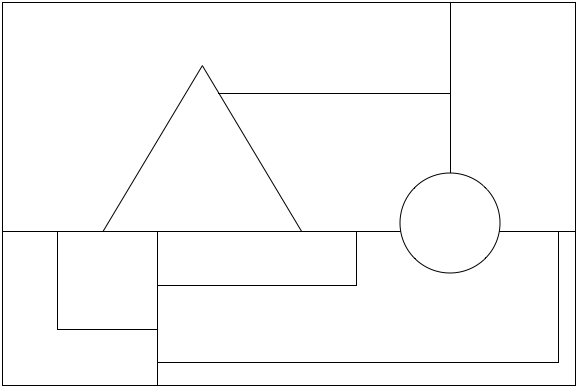
#> input picture src/images/sample.png, 577 x 387 px
$ python -i __init__.py   (imports and definitions only)
#> lines starting #> are read from the running program, lines starting #| are printed output that depends on the picture
from collections import Counter
from importlib.metadata import metadata
from itertools import product
from random import seed, shuffle
from urllib.request import urlopen

import networkx as nx
from PIL import Image, ImageDraw
from pulp import LpBinary, LpProblem, LpVariable, lpDot, lpSum, value

# [1 line that did not run here, left out]
# [1 line that did not run here, left out]
# [1 line that did not run here, left out]


def load_image(src: str, times: int = 1) -> Image.Image:
    """画像ファイルの読込み"""
#> called with src = '../images/sample.png', times = 1

    with urlopen(src) if src.startswith("http") else open(src, "rb") as fd:  # noqa: PTH123 S310
        im = Image.open(fd).convert("RGB")
    # 代表色(最も使用頻度の多い色)を抽出
    cc = max((v, k) for k, v in Counter(im.getdata()).items())[1]
#> cc = (255, 255, 255)
    # RGB=(0,1,?)の色をなくす
    for y, x in product(range(im.height), range(im.width)):
        r, g, b = im.getpixel((x, y))[:3]
        if (r, g) == (0, 1):
            im.putpixel(0, 0, b)
    # 代表色のエリアをRGB=(0,1,通し番号)で塗りつぶす
    n = 0
    for y, x in product(range(im.height), range(im.width)):
        if im.getpixel((x, y)) != cc:
            continue
        ImageDraw.floodfill(im, (x, y), (0, 1, n))
        n += 1
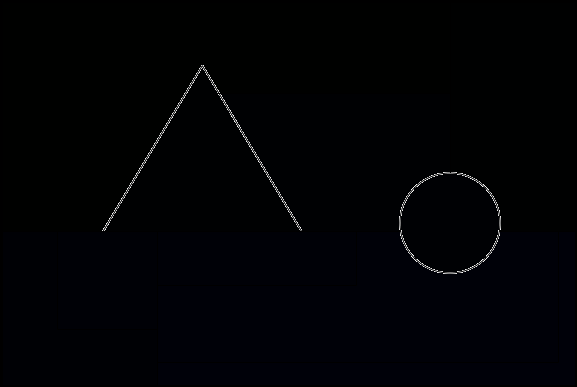
#> im: PIL image 577x387 RGB; mean R, G, B 1, 1.9, 4.4
#> after the loop, n = 10
    # 境界を少し広げる
    seed(1)
    dd = [(-1, 0), (0, -1), (0, 1), (1, 0)]
    for _ in range(times):
        lst = list(product(range(1, im.height - 1), range(1, im.width - 1)))
        shuffle(lst)
        for y, x in lst:
            c = im.getpixel((x, y))
            if c[:2] == (0, 1):
                for i, j in dd:
                    if im.getpixel((x + i, y + j))[:2] != (0, 1):
                        im.putpixel((x + i, y + j), c)
    return im


def make_graph(im: Image.Image):
    """グラフ作成"""

    g = nx.Graph()
    for y, x in product(range(im.height - 1), range(im.width - 1)):
        c1 = im.getpixel((x, y))
        if c1[:2] != (0, 1):
            continue
        c2 = im.getpixel((x + 1, y))
        c3 = im.getpixel((x, y + 1))
        if c2[:2] == (0, 1) and c1[2] != c2[2]:
            g.add_edge(c1[2], c2[2])
        if c3[:2] == (0, 1) and c1[2] != c3[2]:
            g.add_edge(c1[2], c3[2])
    return g


def solve_four_color(g: "nx.Graph"):
    """4色問題を解く"""

    r4 = range(4)
    m = LpProblem()  # 数理モデル
    # エリアiを色jにするかどうか
    v = {i: [LpVariable(f"v{i}_{j}", cat=LpBinary) for j in r4] for i in g.nodes()}
    for i in g.nodes():
        m += lpSum(v[i]) == 1
    for i, j in g.edges():
        for k in r4:
            m += v[i][k] + v[j][k] <= 1
    m.solve()
    return {k: int(value(lpDot(r4, w))) for k, w in v.items()}  # 結果


def write_four_color(im: Image.Image, g: "nx.Graph"):
    result = solve_four_color(g)
    co = [(97, 132, 219), (228, 128, 109), (255, 241, 164), (121, 201, 164)]  # 4色
    for y, x in product(range(im.height - 1), range(im.width - 1)):
        c = im.getpixel((x, y))
        if c[:2] == (0, 1) and c[2] in result:  # エリアならば、結果で塗る
            ImageDraw.floodfill(im, (x, y), co[result[c[2]]])

>>> result = load_image('../images/sample.png')
